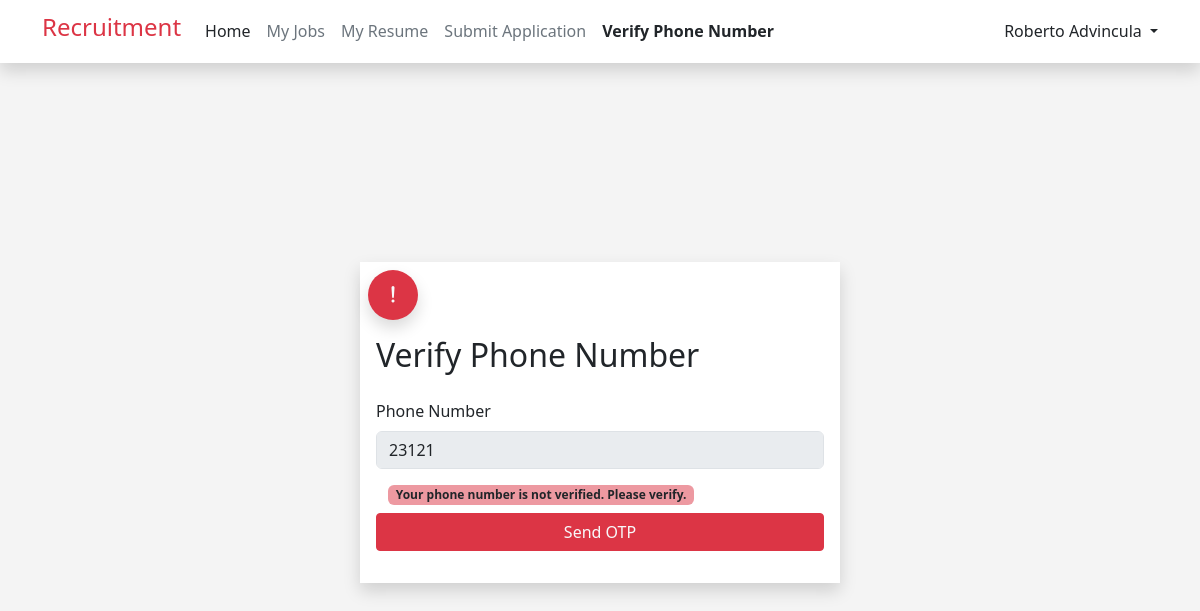
The page /verify_phone.php (signed in) on the database as committed earlier.
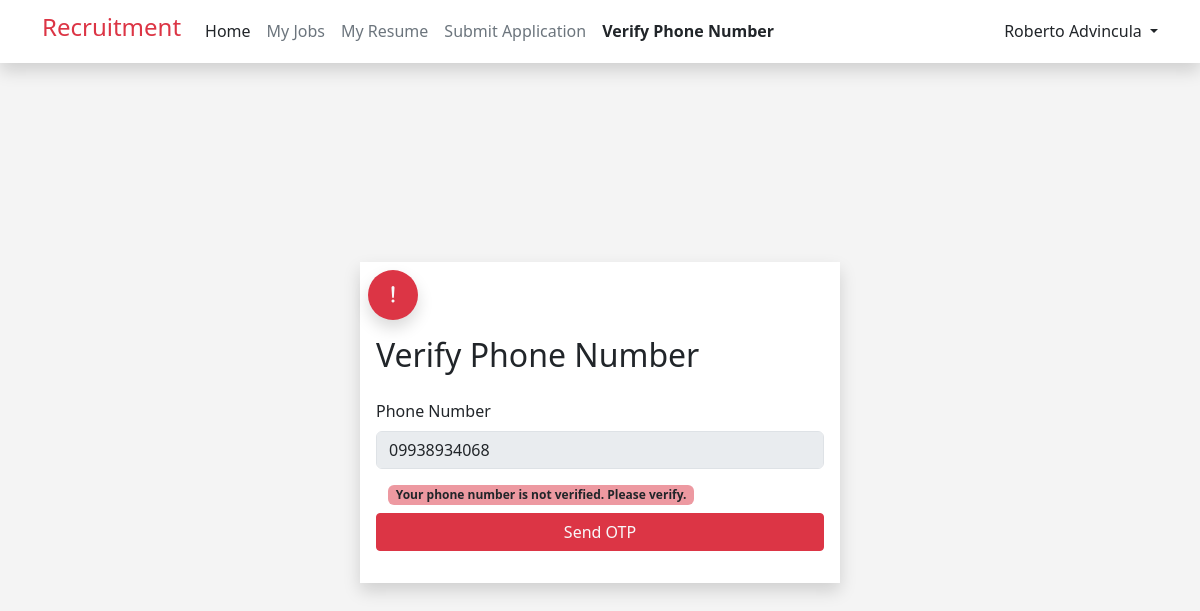
The same page on the database as committed later.
### tables this page shows
CREATE TABLE `user_resumes` (
  `id` int(11) NOT NULL,
  `user_id` int(12) NOT NULL,
  `picture` varchar(255) NOT NULL,
  `email` varchar(255) NOT NULL,
  `last_name` varchar(255) NOT NULL,
  `first_name` varchar(255) NOT NULL,
  `middle_name` varchar(255) NOT NULL,
  `present_address` text NOT NULL,
  `permanent_address` text NOT NULL,
  `birthdate` date NOT NULL,
  `gender` varchar(255) NOT NULL,
  `height` int(12) NOT NULL,
  `weight` int(12) NOT NULL,
  `nationality` varchar(255) NOT NULL,
  `religion` varchar(255) NOT NULL,
  `civil_status` varchar(255) NOT NULL,
  `sss_number` int(12) NOT NULL,
  `pagibig_number` int(12) NOT NULL,
  `philhealth_number` int(12) NOT NULL,
  `tin_number` int(12) NOT NULL,
  `contact_number` varchar(255) NOT NULL,
  `phone_verified` tinyint(2) NOT NULL DEFAULT 0 COMMENT '0=not verified, 1=verified',
  `otp` int(11) NOT NULL,
  `otp_timestamp` datetime NOT NULL,
  `reference` varchar(255) NOT NULL,
  `additional_info_q1` varchar(255) NOT NULL,
  `additional_info_q2` varchar(255) NOT NULL,
  `declaration` varchar(255) NOT NULL,
  `authorization` varchar(255) NOT NULL
);

### verify_phone_process.php (called while the page is built, shortened)
<?php
include ("dbconn.php");
$userId = $_SESSION['user_id'];
$query = "SELECT * FROM user_resumes WHERE user_id = ?";
$stmt = $conn->prepare($query);
$stmt->bind_param("i", $userId);
$stmt->execute();
$result = $stmt->get_result();
$row = $result->fetch_assoc();
?>

### verify_phone.php (the view, shortened to what this page needs)
<?php
include ('verify_phone_process.php');
include ('components/header.php');
?>
<!DOCTYPE html>
<html lang="en">
<head>
</head>
<body style="background-color: #F4F4F4; ">
    <div class="d-flex justify-content-center align-items-center" style="min-height: 90vh;">
        <div class="border-0 shadow bg-white" style="width: 30em;">
            <div class="card border-0 bg-transparent card_login">
                <div class="rounded-circle bg-danger mx-2 mt-2  d-flex justify-content-center align-items-center shadow"
                    style="width: 50px; height: 50px;">
                    <i class="bi bi-exclamation-lg text-light" style="font-size: 24px;"></i>
                </div>
                <div class="card-body">
                    <h2 class="card-title">Verify Phone Number</h2>
                    <form action="verify_phone_process.php" method="POST">
                        <div class="col w-100 ">
                            <div class="mb-2">
                                <label for="phoneNumer" class="form-label mt-3">Phone Number</label>
                                <input type="text" class="form-control" value="<?php echo $row['contact_number'] ?>"
                                    name="phoneNumer" disabled>
                            </div>
                        </div>
                        <div class="container mb-2  mt-3">
                            <?php
                            if ($row['phone_verified'] == 0) {
                                ?>
                                <span class="badge text-bg-danger text-dark  bg-opacity-50 mb-2">
                                    Your phone number is not verified. Please verify.
                                </span>
                                <div class="row">
                                    <button
                                        class="btn btn-danger btn-fluid rounded-1 w-100 text-light  d-flex justify-content-center"
                                        type="submit" name="sentOtpBtn">
                                        Send OTP
                                    </button>
                                </div>
                                <?php
                            } else {
                                ?>
                                <span class="badge text-bg-success text-dark  bg-opacity-50">
                                    Your phone number is verified!
                                </span>
                                <?php
                            }
                            ?>
                        </div>
                    </form>
                </div>
            </div>
        </div>
    </div>
</body>
</html>

Rows that differ between the two databases and show on the page:
changed user_resumes: phoneNumer "23121" → "09938934068"
